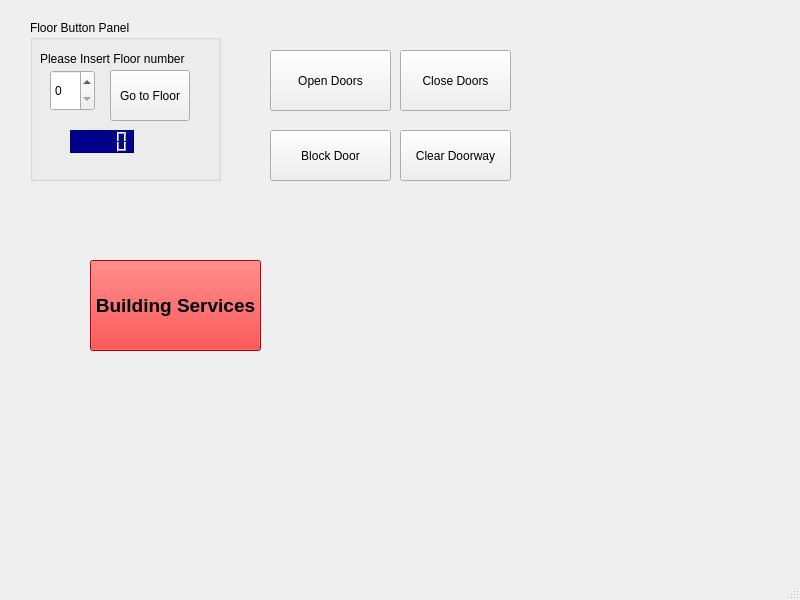
<?xml version="1.0" encoding="UTF-8"?>
<ui version="4.0">
 <class>MainWindow</class>
 <widget class="QMainWindow" name="MainWindow">
  <property name="geometry">
   <rect>
    <x>0</x>
    <y>0</y>
    <width>800</width>
    <height>600</height>
   </rect>
  </property>
  <property name="windowTitle">
   <string>MainWindow</string>
  </property>
  <widget class="QWidget" name="centralwidget">
   <widget class="QGroupBox" name="groupBox">
    <property name="geometry">
     <rect>
      <x>30</x>
      <y>20</y>
      <width>191</width>
      <height>161</height>
     </rect>
    </property>
    <property name="title">
     <string>Floor Button Panel</string>
    </property>
    <widget class="QLabel" name="label">
     <property name="geometry">
      <rect>
       <x>10</x>
       <y>30</y>
       <width>181</width>
       <height>17</height>
      </rect>
     </property>
     <property name="text">
      <string>Please Insert Floor number</string>
     </property>
    </widget>
    <widget class="QSpinBox" name="FloorBox_line">
     <property name="geometry">
      <rect>
       <x>20</x>
       <y>50</y>
       <width>45</width>
       <height>41</height>
      </rect>
     </property>
    </widget>
    <widget class="QPushButton" name="floorPushButton">
     <property name="geometry">
      <rect>
       <x>80</x>
       <y>50</y>
       <width>80</width>
       <height>51</height>
      </rect>
     </property>
     <property name="text">
      <string>Go to Floor</string>
     </property>
    </widget>
    <widget class="QLCDNumber" name="FloorNumDisp">
     <property name="geometry">
      <rect>
       <x>40</x>
       <y>110</y>
       <width>64</width>
       <height>23</height>
      </rect>
     </property>
     <property name="styleSheet">
      <string notr="true">QLCDNumber{
background-color: darkblue

}</string>
     </property>
    </widget>
   </widget>
   <widget class="QPushButton" name="OpenButton">
    <property name="geometry">
     <rect>
      <x>270</x>
      <y>50</y>
      <width>121</width>
      <height>61</height>
     </rect>
    </property>
    <property name="text">
     <string>Open Doors</string>
    </property>
   </widget>
   <widget class="QPushButton" name="CloseButton">
    <property name="geometry">
     <rect>
      <x>400</x>
      <y>50</y>
      <width>111</width>
      <height>61</height>
     </rect>
    </property>
    <property name="text">
     <string>Close Doors</string>
    </property>
   </widget>
   <widget class="QPushButton" name="BlockButton">
    <property name="geometry">
     <rect>
      <x>270</x>
      <y>130</y>
      <width>121</width>
      <height>51</height>
     </rect>
    </property>
    <property name="text">
     <string>Block Door</string>
    </property>
   </widget>
   <widget class="QPushButton" name="ClearButton">
    <property name="geometry">
     <rect>
      <x>400</x>
      <y>130</y>
      <width>111</width>
      <height>51</height>
     </rect>
    </property>
    <property name="text">
     <string>Clear Doorway</string>
    </property>
   </widget>
   <widget class="QPushButton" name="servButton">
    <property name="geometry">
     <rect>
      <x>90</x>
      <y>260</y>
      <width>171</width>
      <height>91</height>
     </rect>
    </property>
    <property name="font">
     <font>
      <pointsize>14</pointsize>
      <weight>75</weight>
      <bold>true</bold>
     </font>
    </property>
    <property name="styleSheet">
     <string notr="true">background-color: red
</string>
    </property>
    <property name="text">
     <string>Building Services</string>
    </property>
   </widget>
  </widget>
  <widget class="QMenuBar" name="menubar">
   <property name="geometry">
    <rect>
     <x>0</x>
     <y>0</y>
     <width>800</width>
     <height>22</height>
    </rect>
   </property>
  </widget>
  <widget class="QStatusBar" name="statusbar"/>
 </widget>
 <resources/>
 <connections>
  <connection>
   <sender>floorPushButton</sender>
   <signal>clicked()</signal>
   <receiver>MainWindow</receiver>
   <slot>setFocus()</slot>
   <hints>
    <hint type="sourcelabel">
     <x>149</x>
     <y>117</y>
    </hint>
    <hint type="destinationlabel">
     <x>399</x>
     <y>299</y>
    </hint>
   </hints>
  </connection>
  <connection>
   <sender>OpenButton</sender>
   <signal>clicked()</signal>
   <receiver>MainWindow</receiver>
   <slot>setFocus()</slot>
   <hints>
    <hint type="sourcelabel">
     <x>330</x>
     <y>102</y>
    </hint>
    <hint type="destinationlabel">
     <x>399</x>
     <y>299</y>
    </hint>
   </hints>
  </connection>
  <connection>
   <sender>CloseButton</sender>
   <signal>clicked()</signal>
   <receiver>MainWindow</receiver>
   <slot>setFocus()</slot>
   <hints>
    <hint type="sourcelabel">
     <x>455</x>
     <y>102</y>
    </hint>
    <hint type="destinationlabel">
     <x>399</x>
     <y>299</y>
    </hint>
   </hints>
  </connection>
  <connection>
   <sender>BlockButton</sender>
   <signal>clicked()</signal>
   <receiver>MainWindow</receiver>
   <slot>setFocus()</slot>
   <hints>
    <hint type="sourcelabel">
     <x>330</x>
     <y>177</y>
    </hint>
    <hint type="destinationlabel">
     <x>399</x>
     <y>299</y>
    </hint>
   </hints>
  </connection>
  <connection>
   <sender>ClearButton</sender>
   <signal>clicked()</signal>
   <receiver>MainWindow</receiver>
   <slot>setFocus()</slot>
   <hints>
    <hint type="sourcelabel">
     <x>455</x>
     <y>177</y>
    </hint>
    <hint type="destinationlabel">
     <x>399</x>
     <y>299</y>
    </hint>
   </hints>
  </connection>
  <connection>
   <sender>servButton</sender>
   <signal>clicked()</signal>
   <receiver>MainWindow</receiver>
   <slot>setFocus()</slot>
   <hints>
    <hint type="sourcelabel">
     <x>175</x>
     <y>327</y>
    </hint>
    <hint type="destinationlabel">
     <x>399</x>
     <y>299</y>
    </hint>
   </hints>
  </connection>
 </connections>
</ui>
